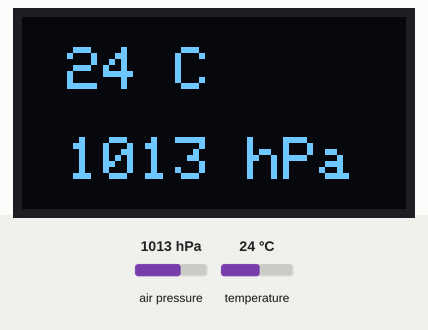
Recording of a sketch running on a simulated Arduino Uno, built with avr-gcc and run on an emulated ATmega328P. Shown: 128×64 one-colour display. Inputs (shaded band) come from the test bench; at power-on: air pressure 1013 hPa, temperature 24 °C. What the sketch prints to the serial monitor is not drawn.

Above: at 1.2 s.
1.3 s: air pressure set to 952 hPa
At 4.3 s:
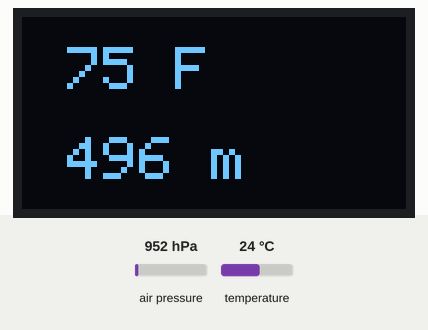
8.4 s: temperature set to 12 °C
At 11.5 s:
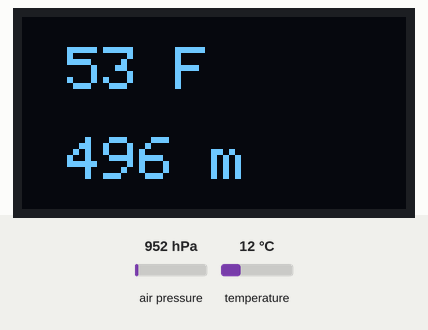
15.5 s: air pressure set to 975 hPa
At 18.8 s:
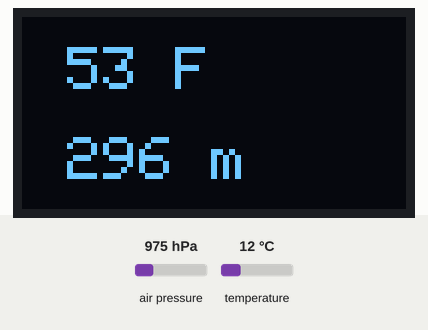
22.6 s: temperature set to 19 °C
At 26.1 s:
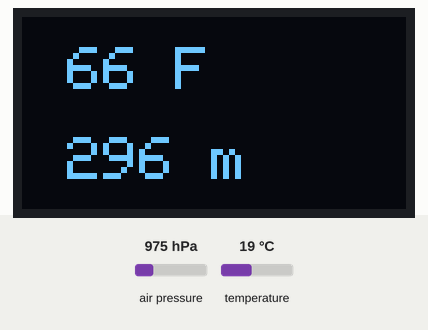
Timing chart, 0 to 27.6 s (numbered marks = the images above; inputs shaded):
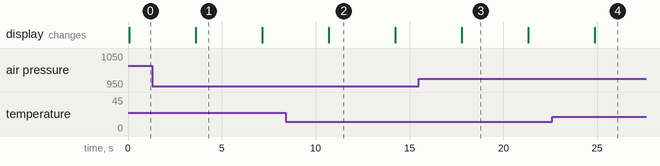

Measured:
- after the input at 1.3 s, the display: changes after 2.3 s (image 1)
- after the input at 8.4 s, the display: changes after 2.3 s (image 2)
- after the input at 15.5 s, the display: changes after 2.3 s (image 3)
- after the input at 22.6 s, the display: changes after 2.3 s (image 4)
- what the display in image 1 shows lasts 3.6 s, from 3.6 s to 7.2 s

The sketch:

BMP280_OLED.ino
```cpp
#include <SoftwareSerial.h>
#include <Wire.h>
#include <Adafruit_GFX.h>
#include <Adafruit_SSD1306.h>
#include <Adafruit_BMP280.h>

Adafruit_BMP280 bmp;

#define SCREEN_WIDTH 128
#define SCREEN_HEIGHT 64
#define OLED_RESET -1

Adafruit_SSD1306 display(SCREEN_WIDTH, SCREEN_HEIGHT, &Wire, OLED_RESET);

float seaLevelPressure = 1010.0;
bool showAlti = true;

void setup() {

	Serial.begin(9600);

	display.begin(SSD1306_SWITCHCAPVCC, 0x3C);

	display.setTextSize(2);
	display.setTextColor(WHITE);

	bmp.begin(0x76);
}

void loop() {

	showAlti = !showAlti;

	Serial.print("Temperature = ");
	Serial.print(bmp.readTemperature());
	Serial.println(" C");

	Serial.print((bmp.readTemperature() * 9.0) / 5.0 + 32);
	Serial.println(" F");

	Serial.print("Pressure = ");
	Serial.print(bmp.readPressure());
	Serial.println(" Pa");

	float alti = bmp.readAltitude(seaLevelPressure);

	Serial.print("Altitude = ");
	Serial.print(alti);
	Serial.println("m");

	Serial.println();

	display.clearDisplay();

	if (showAlti) {

		display.setCursor(15, 10);

		display.print((int) ((bmp.readTemperature() * 9.0) / 5.0 + 32));
		display.print(" F");

		display.setCursor(15, 40);

		display.print((int) alti);
		display.print(" m");

	} else {

		display.setCursor(15, 10);

		display.print((int) bmp.readTemperature());
		display.print(" C");

		display.setCursor(15, 40);

		display.print((int) (bmp.readPressure() / 100));
		display.print(" hPa");
	}

	display.display();

	delay(3500);
}
```
